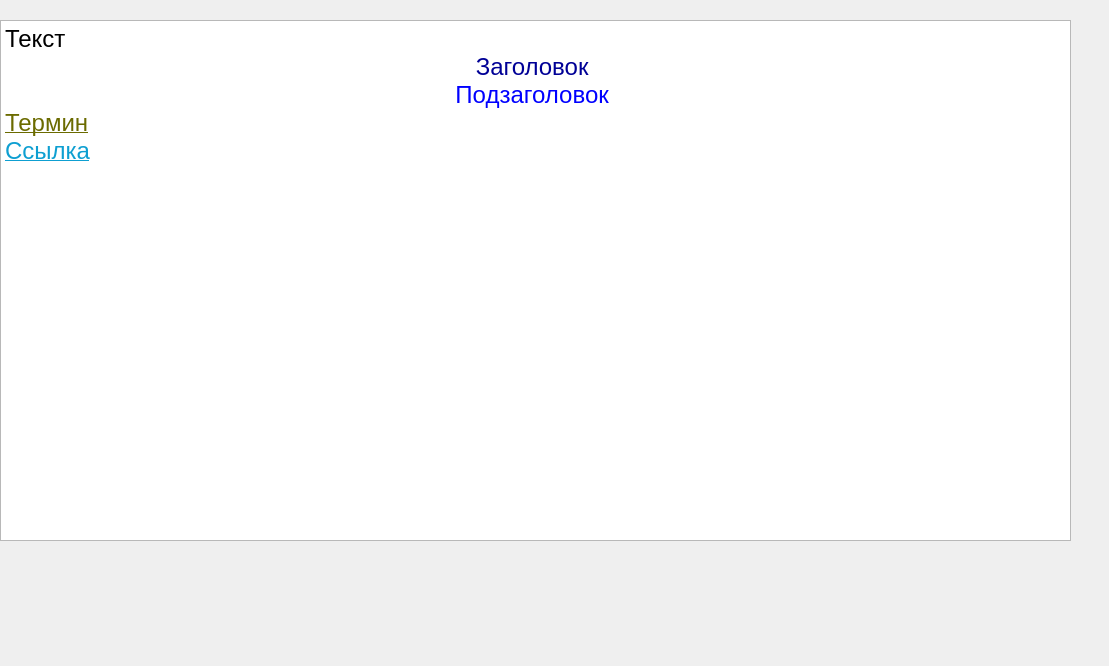
<?xml version="1.0" encoding="UTF-8"?>
<ui version="4.0">
 <class>Form</class>
 <widget class="QWidget" name="Form">
  <property name="geometry">
   <rect>
    <x>0</x>
    <y>0</y>
    <width>1109</width>
    <height>666</height>
   </rect>
  </property>
  <property name="windowTitle">
   <string>Form</string>
  </property>
  <widget class="QTextBrowser" name="textBrowser">
   <property name="geometry">
    <rect>
     <x>0</x>
     <y>20</y>
     <width>1071</width>
     <height>521</height>
    </rect>
   </property>
   <property name="html">
    <string>&lt;!DOCTYPE HTML PUBLIC &quot;-//W3C//DTD HTML 4.0//EN&quot; &quot;http://www.w3.org/TR/REC-html40/strict.dtd&quot;&gt;
&lt;html&gt;&lt;head&gt;&lt;meta name=&quot;qrichtext&quot; content=&quot;1&quot; /&gt;&lt;meta charset=&quot;utf-8&quot; /&gt;&lt;style type=&quot;text/css&quot;&gt;
p, li { white-space: pre-wrap; }
hr { height: 1px; border-width: 0; }
li.unchecked::marker { content: &quot;\2610&quot;; }
li.checked::marker { content: &quot;\2612&quot;; }
&lt;/style&gt;&lt;/head&gt;&lt;body style=&quot; font-family:'Segoe UI'; font-size:9pt; font-weight:400; font-style:normal;&quot;&gt;
&lt;p style=&quot; margin-top:0px; margin-bottom:0px; margin-left:0px; margin-right:0px; -qt-block-indent:0; text-indent:0px;&quot;&gt;&lt;span style=&quot; font-size:18pt;&quot;&gt;Текст &lt;/span&gt;&lt;/p&gt;
&lt;p align=&quot;center&quot; style=&quot; margin-top:0px; margin-bottom:0px; margin-left:0px; margin-right:0px; -qt-block-indent:0; text-indent:0px;&quot;&gt;&lt;span style=&quot; font-size:18pt; color:#000096;&quot;&gt;Заголовок &lt;/span&gt;&lt;/p&gt;
&lt;p align=&quot;center&quot; style=&quot; margin-top:0px; margin-bottom:0px; margin-left:0px; margin-right:0px; -qt-block-indent:0; text-indent:0px;&quot;&gt;&lt;span style=&quot; font-size:18pt; color:#0000ff;&quot;&gt;Подзаголовок &lt;/span&gt;&lt;/p&gt;
&lt;p style=&quot; margin-top:0px; margin-bottom:0px; margin-left:0px; margin-right:0px; -qt-block-indent:0; text-indent:0px;&quot;&gt;&lt;a href=&quot;Термин&quot;&gt;&lt;span style=&quot; font-size:18pt; text-decoration: underline; color:#6b6b00;&quot;&gt;Термин&lt;/span&gt;&lt;/a&gt;&lt;/p&gt;
&lt;p style=&quot; margin-top:0px; margin-bottom:0px; margin-left:0px; margin-right:0px; -qt-block-indent:0; text-indent:0px;&quot;&gt;&lt;a href=&quot;https://www.youtube.com/watch?v=dQw4w9WgXcQ&quot;&gt;&lt;span style=&quot; font-size:18pt; text-decoration: underline; color:#0e9fd1;&quot;&gt;Ссылка&lt;/span&gt;&lt;/a&gt;&lt;/p&gt;
&lt;p style=&quot; margin-top:0px; margin-bottom:0px; margin-left:0px; margin-right:0px; -qt-block-indent:0; text-indent:0px;&quot;&gt;&lt;img src=&quot;:/my/03f066d7a4c911eeae89da31b0f942fa_upscaled.jpg&quot; /&gt;&lt;/p&gt;&lt;/body&gt;&lt;/html&gt;</string>
   </property>
   <property name="openExternalLinks">
    <bool>true</bool>
   </property>
   <property name="openLinks">
    <bool>false</bool>
   </property>
  </widget>
 </widget>
 <resources>
  <include location="my_image.qrc"/>
 </resources>
 <connections/>
</ui>
